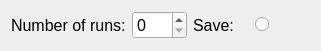
   <widget class="QWidget" name="gridLayoutWidget_7">
    <property name="geometry">
     <rect>
      <x>440</x>
      <y>40</y>
      <width>321</width>
      <height>51</height>
     </rect>
    </property>
    <layout class="QGridLayout" name="gridLayout_8">
     <item row="0" column="0">
      <widget class="QLabel" name="label_20">
       <property name="font">
        <font>
         <pointsize>12</pointsize>
         <weight>50</weight>
         <bold>false</bold>
        </font>
       </property>
       <property name="text">
        <string>Number of runs:</string>
       </property>
      </widget>
     </item>
     <item row="0" column="2">
      <widget class="QLabel" name="label_22">
       <property name="font">
        <font>
         <pointsize>12</pointsize>
         <weight>50</weight>
         <bold>false</bold>
        </font>
       </property>
       <property name="text">
        <string>Save:</string>
       </property>
      </widget>
     </item>
     <item row="0" column="1">
      <widget class="QSpinBox" name="spinBox_5">
       <property name="font">
        <font>
         <pointsize>12</pointsize>
        </font>
       </property>
      </widget>
     </item>
     <item row="0" column="3">
      <widget class="QRadioButton" name="radioButton_5">
       <property name="font">
        <font>
         <pointsize>12</pointsize>
        </font>
       </property>
       <property name="text">
        <string/>
       </property>
       <attribute name="buttonGroup">
        <string notr="true">buttonGroup_2</string>
       </attribute>
      </widget>
     </item>
    </layout>
   </widget>
